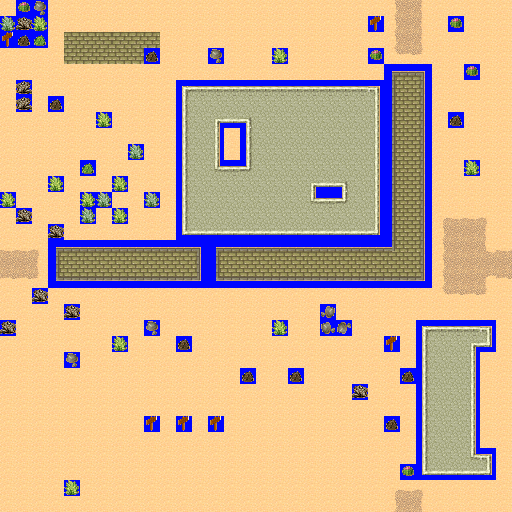

A 2D game scene composited from a Tiled map and its tileset images. What follows is a short description and the map's XML, with each tile layer's data collapsed to a summary:
An orthogonal 32x32 tile map with 16x16 px tiles, 3 tile layers (Ground, Buildings, Objects).

<map version="1.0" orientation="orthogonal" width="32" height="32" tilewidth="16" tileheight="16">
 <tileset firstgid="1" name="Desert" tilewidth="16" tileheight="16">
  <image source="tileset8.bmp" width="128" height="96" trans="#0000FF" />
 </tileset>
 <layer name="Ground" width="32" height="32">
  <data>[1024 cells, 1024 non-empty, 12 distinct tile ids]</data>
 </layer>
 <layer name="Buildings" width="32" height="32">
  <data>[1024 cells, 297 non-empty, 24 distinct tile ids]</data>
 </layer>
 <layer name="Objects" width="32" height="32">
  <data>[1024 cells, 55 non-empty, 8 distinct tile ids]</data>
 </layer>
</map>
